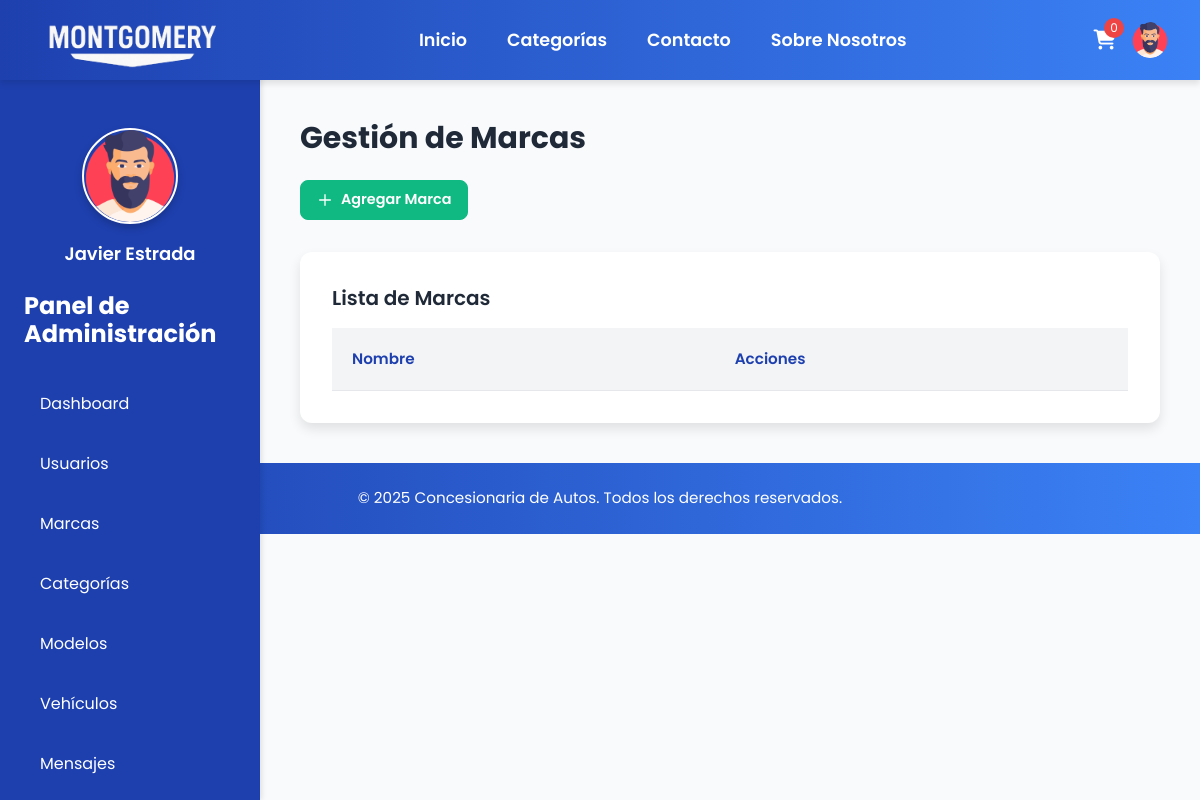
/admin/brands.php (signed in), run on an earlier commit of the app's database.
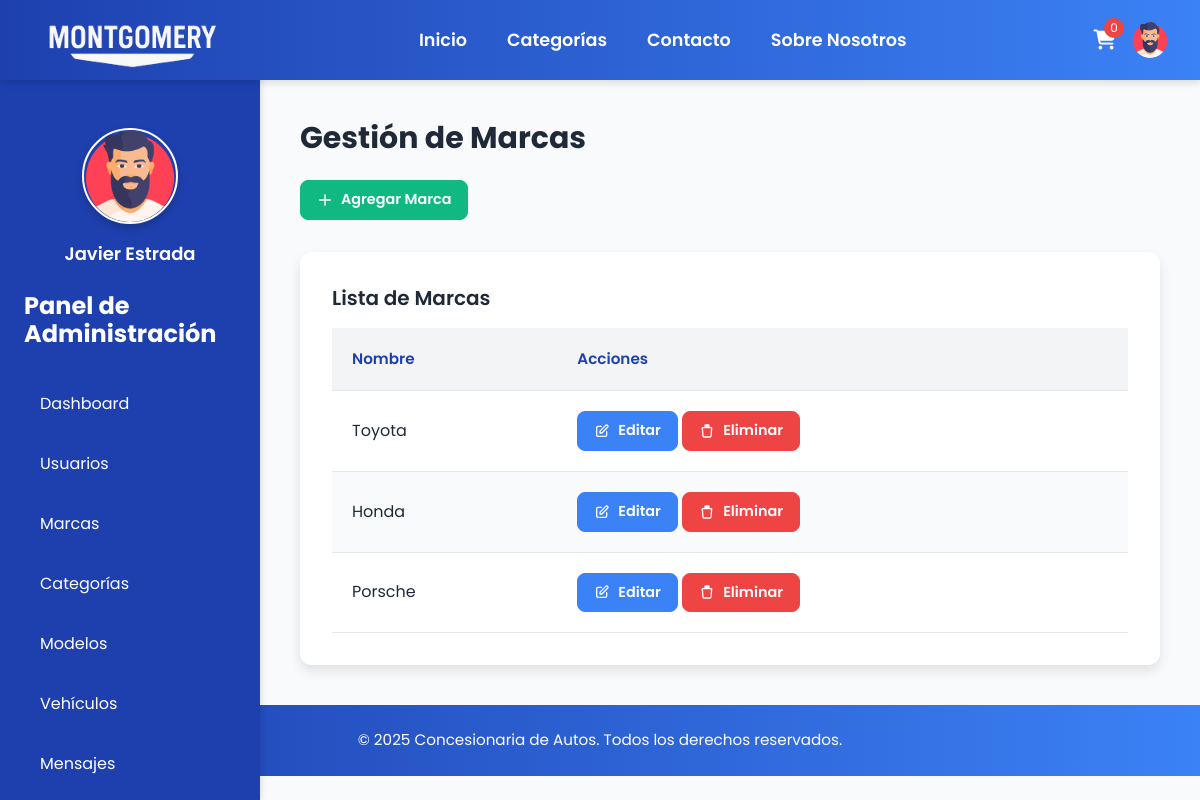
And on a later commit of the database.
### tables this page shows
CREATE TABLE `brands` (
  `id` int(11) NOT NULL,
  `name` varchar(50) NOT NULL
);

### admin/brands.php (the view, shortened to what this page needs)
<?php
include '../includes/header.php';
$brands = $pdo->query("SELECT * FROM brands")->fetchAll();
?>
<?php include '../includes/admin_sidebar.php'; ?>
<div class="main-content">
    <h1 class="text-3xl font-bold mb-6 text-1E40AF">Gestión de Marcas</h1>
    <button type="button" class="btn btn-add mb-8" id="open-add-modal">
        <svg fill="none" stroke="currentColor" viewBox="0 0 24 24" xmlns="http://www.w3.org/2000/svg">
            <path stroke-linecap="round" stroke-linejoin="round" stroke-width="2" d="M12 4v16m8-8H4"></path>
        </svg>
        Agregar Marca
    </button>
    <div class="table-container">
        <h2 class="text-xl font-semibold mb-4 text-1E40AF">Lista de Marcas</h2>
        <table>
            <thead>
                <tr>
                    <th>Nombre</th>
                    <th>Acciones</th>
                </tr>
            </thead>
            <tbody>
                <?php foreach ($brands as $brand): ?>
                    <tr>
                        <td><?php echo htmlspecialchars($brand['name']); ?></td>
                        <td>
                            <button class="btn btn-edit edit-brand-btn"
                                    data-id="<?php echo $brand['id']; ?>"
                                    data-name="<?php echo htmlspecialchars($brand['name']); ?>">
                                <svg fill="none" stroke="currentColor" viewBox="0 0 24 24" xmlns="http://www.w3.org/2000/svg">
                                    <path stroke-linecap="round" stroke-linejoin="round" stroke-width="2" d="M11 5H6a2 2 0 00-2 2v11a2 2 0 002 2h11a2 2 0 002-2v-5m-1.414-9.414a2 2 0 112.828 2.828L11.828 15H9v-2.828l8.586-8.586z"></path>
                                </svg>
                                Editar
                            </button>
                            <a href="delete_brand.php?id=<?php echo $brand['id']; ?>" onclick="return confirmDelete('¿Seguro que quieres eliminar esta marca?')" class="btn btn-delete">
                                <svg fill="none" stroke="currentColor" viewBox="0 0 24 24" xmlns="http://www.w3.org/2000/svg">
                                    <path stroke-linecap="round" stroke-linejoin="round" stroke-width="2" d="M19 7l-.867 12.142A2 2 0 0116.138 21H7.862a2 2 0 01-1.995-1.858L5 7m5-4h4a1 1 0 011 1v1H9V4a1 1 0 011-1zm-5 4h12"></path>
                                </svg>
                                Eliminar
                            </a>
                        </td>
                    </tr>
                <?php endforeach; ?>
            </tbody>
        </table>
    </div>
</div>
<?php include '../includes/footer.php'; ?>

What changed in the data, as far as the page shows it:
added brands: name "Toyota"
added brands: name "Honda"
added brands: name "Porsche"
